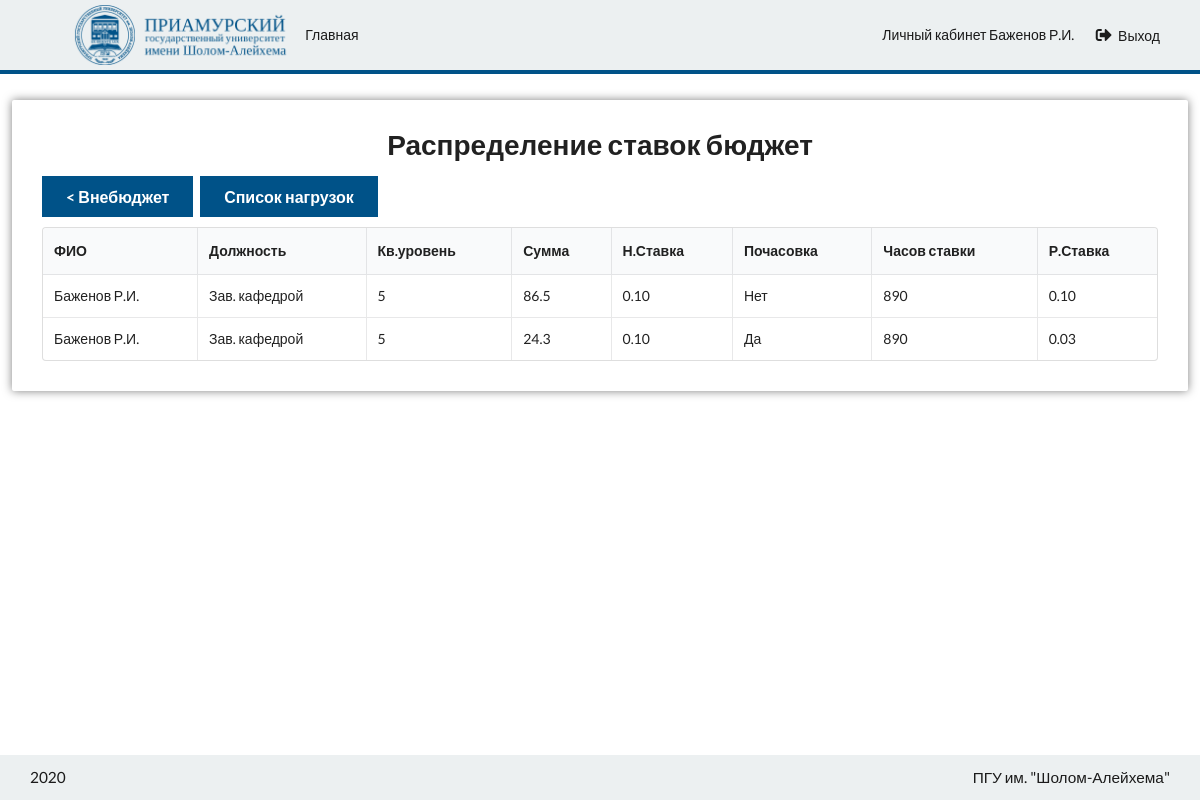
/disciplines/raspred-stavok/ (signed in), run on the app's committed database.
### Accounts/models.py (models this page shows, shortened)
class User(AbstractBaseUser, PermissionsMixin):
    objects = MyUserManager()
    email = models.EmailField(_('email address'), unique=True)
    is_staff = models.BooleanField(default=False)
    is_active = models.BooleanField(default=True)
    date_joined = models.DateTimeField(default=timezone.now)
    mail_dt = models.DateTimeField(default=timezone.now)
    is_confirm = models.BooleanField(default=False)
    USERNAME_FIELD = 'email'
    REQUIRED_FIELDS = []
    def get_fio(self):
        try:
            return self.prepod.first().get_fio()
        except:
            return self.email
    class Meta:
        ordering = ['id']
        verbose_name = 'Пользователь'
        verbose_name_plural = 'Пользователи'

### Prepods/models.py (models this page shows, shortened)
class Prepod(models.Model):
    objects = MyManager()
    DOLZHNOST = [('Зав. кафедрой', 'Зав. кафедрой'), ('Декан', 'Декан'), ('Профессор', 'Профессор'), ('Доцент', 'Доцент'), ('Ст. преподаватель', 'Ст. преподаватель'), ('Ассистент', 'Ассистент')]
    PRAVA = [('raspred', 'Распределение и просмотр'), ('prosmotr', 'Только просмотр по кафедре'), ('None', 'Просмотр своих дисциплин')]
    PKGD = [('pps', 'ППС')]
    UCH_ZVANIE = [('docent', 'доцент'), ('prof', 'профессор'), ]
    user = models.ForeignKey(User, on_delete=models.SET_NULL, null=True, related_name='prepod', blank=True)
    email = models.EmailField(verbose_name='Email', null=True, blank=True)
    last_name = models.CharField(max_length=64, verbose_name="Фамилия")
    first_name = models.CharField(max_length=64, verbose_name="Имя")
    surname = models.CharField(max_length=64, verbose_name="Отчество")
    fio = models.CharField(max_length=256, verbose_name='ФИО', blank=True, default='')
    dolzhnost = models.CharField(choices=DOLZHNOST, max_length=64, default='Зав. кафедрой')
    kafedra = models.ForeignKey('Disciplines.Kafedra', on_delete=models.SET_NULL, null=True, default=None, blank=True)
    kv_uroven = models.IntegerField(verbose_name="Кв. уровень")
    chasov_stavki = models.IntegerField(verbose_name="Часов ставки")
    pkgd = models.CharField(max_length=32, choices=PKGD, default='pps')
    srok_izbr = models.DateField(null=True)
    uch_stepen = models.CharField(max_length=32, null=True, blank=True)
    uch_zvanie = models.CharField(max_length=32, choices=UCH_ZVANIE, null=True, blank=True)
    dogovor = models.BooleanField(default=False)
    prava = models.CharField(max_length=128, choices=PRAVA, default='None', verbose_name='Права')
    class Meta:
        verbose_name = 'Преподаватель'
        verbose_name_plural = 'Преподаватели'
        ordering = ['last_name']
    def get_fio(self):
        return f'{self.last_name} {self.first_name[0]}.{self.surname[0]}.'

### Disciplines/views.py (the view)
# urls.py: path('raspred-stavok/', raspred_stavok, name='raspred_stavok'),
@login_required
@prepod_only
def raspred_stavok(request):
    vne_budget = request.GET.get('vne_budget')
    group_nagruzki = get_group_nagruzki(request, vne_budget)
    return render(request, 'Disciplines/RaspredStavok.html',
                  {'group_nagruzki': group_nagruzki, 'stavka_range': stavka_range, 'vne_budget': vne_budget})

### Disciplines/views.py (called while the page is built)
def stavka_range():
    stavki = [str(round(x * 0.05, 2)) for x in range(21)]
    i = 0
    while i < len(stavki):
        if len(stavki[i]) < 4:
            stavki[i] += '0'
        stavki[i] = (stavki[i], stavki[i].replace('.', ','))
        i += 1
    return stavki

### Prepods/templatetags/extra.py (called while the page is built)
@register.filter
def yes_no(val):
    if val:
        return 'Да'
    else:
        return 'Нет'

@register.filter
def div(val1, val2):
    return round(val1/val2, 2)

### templates/Disciplines/RaspredStavok.html (shortened to what this page needs)
{% extends 'base.html' %}
{% load static %}
{% load extra %}
{% block content %}
    <div class="ui container full-width">
        <div class="child-center">
            <div class="raspred-stavok cblock">
                <div class="content">
                    <h1 class="ui center aligned header">Распределение ставок {% if vne_budget %}внебюджет{% else %}
                        бюджет{% endif %}</h1>
                    {% if vne_budget %}
                        <a href="/disciplines/raspred-stavok/" class="ui primary button large">< Бюджет</a>
                    {% else %}
                        <a href="/disciplines/raspred-stavok/?vne_budget=True" class="ui primary button large"><
                            Внебюджет</a>
                    {% endif %}
                    <a href="{% url 'disciplines:nagruzki_list' %}" class="ui primary button large">Список нагрузок</a>
                    <div id="list-container" class="sixteen wide table-container">
                        <table class="ui sortable selectable celled table">
                            <thead>
                            <tr>
                                <th>ФИО</th>
                                <th>Должность</th>
                                <th>Кв.уровень</th>
                                <th>Сумма</th>
                                <th>Н.Ставка</th>
                                <th>Почасовка</th>
                                <th>Часов ставки</th>
                                <th>Р.Ставка</th>
                            </tr>
                            </thead>
                            <tbody>
                            {% for group in group_nagruzki %}
                                <tr class="group" style="cursor: pointer">
                                    <td data-name="prepod__fio" data-label="ФИО">{{ group.prepod__fio }}</td>
                                    <td data-name="prepod__dolzhnost"
                                        data-label="Должность">{{ group.prepod__dolzhnost }}</td>
                                    <td data-name="prepod__kv_uroven"
                                        data-label="Кв.уровень">{{ group.prepod__kv_uroven }}</td>
                                    <td data-label="Сумма">{{ group.summary__sum|floatformat }}</td>
                                    <td data-name="n_stavka"
                                        data-label="Н.Ставка">{{ group.n_stavka|floatformat:2 }}</td>
                                    <td data-name="pochasovka" data-label="Почасовка">{{ group.pochasovka|yes_no }}</td>
                                    <td data-name="prepod__chasov_stavki"
                                        data-label="Часов ставки">{{ group.prepod__chasov_stavki }}</td>
                                    <td data-name="r_stavka"
                                        data-label="Р.Ставка">{{ group.summary__sum|div:group.prepod__chasov_stavki }}</td>
                                </tr>
                            {% endfor %}
                            </tbody>
                        </table>
                    </div>
                </div>
            </div>
        </div>
    </div>
{% endblock %}

### templates/navbar.html (shortened to what this page needs)
{% load static %}
<nav>
    <div class="ui container">
        <ul class="left">
            <li class="logo">
                <a href="{% url 'main:index' %}"><img alt="Biblior" src="{% static 'img/logo.png' %}"></a>
            </li>
            <li><a href="/">Главная</a></li>
        </ul>
        {% if request.user.is_authenticated %}
            <ul class="right">
                <li><a href="{% url 'accounts:personal_area' %}">Личный кабинет {{ user.get_fio }}</a></li>
                <li><a href="{% url 'accounts:logout' %}"><i class="sign out alternate icon"></i>Выход</a></li>
            </ul>
        {% else %}
            <ul class="right">
                <li><a href="{% url 'accounts:registration' %}"><i class="user plus icon"></i>Регистрация</a></li>
                <li><a href="{% url 'accounts:login' %}"><i class="sign in alternate icon"></i>Вход</a></li>
            </ul>
        {% endif %}
    </div>
    <div class="line">
    </div>
</nav>

### static/css/style.css (style rules this page uses)
:root { --color: #151515;--nav-bg-color: #ecf0f1;--nav-color: #1b1b1b;--nav-item-hover-bg-color: #e3e7e8;--content-bg-color: #ffffff;--btn-primary-color: #005288;--btn-primary-hover-color: #00497e;--btn-primary-active-color: #003c6b;--btn-primary-text-color: #ffffff;--menu-active-color: #ccddff;--menu-active-hover-color: #b3ccff }
:root body:before { filter:invert(100%) blur(5px) opacity(60%) }
nav { width:100%;height:70px;background-color:var(--nav-bg-color);line-height:70px }
nav .line { width:100%;height:4px;background-color:var(--btn-primary-color) }
nav div.container { height:100% }
nav div.container ul { margin:0;height:100%;line-height:inherit;display:inline-block;position:relative }
nav div.container ul.left { float:left }
nav div.container ul.right { float:right }
nav div.container ul li { height:100%;line-height:inherit;display:inline-block;position:relative;float:left }
nav div.container ul li:not(.logo) a { display:block;height:100%;line-height:inherit;color:var(--nav-color);padding:0 10px }
nav div.container ul li:not(.logo) a i { margin-right:5px;font-size:16px }
nav div.container ul li img { height:60px;margin-top:5px;width:auto }
.ui.container.full-width { width:100%;max-width:98% !important }
.raspred-stavok { width:100%;max-width:1200px }
.raspred-stavok a.primary { margin-bottom:10px }
html { padding:0;margin:0;min-height:100% }
body { padding:0;margin:0;color:var(--color) }
body:before { z-index:-3;content:"";position:fixed;top:0;left:0;width:100%;height:100%;background-attachment:fixed;background-repeat:no-repeat;background-size:cover }
body h1 { font-size:3rem }
.ui.container { width:95%;max-width:1280px !important }
.child-center { width:100%;display:flex;justify-content:center }
.cblock { display:block;position:relative;float:left }
.content:not(.no-shadow) { margin:30px 0;background-color:var(--content-bg-color);border-radius:2px;display:block;position:relative;float:left;width:100%;padding:30px;box-shadow:0 0 10px rgba(0,0,0,0.5) }
.ui.button.primary { background-color:var(--btn-primary-color);color:var(--btn-primary-text-color);border-radius:0 }

### data on the page
User: get_fio "Баженов Р.И."
Prepod: prepod__fio "Баженов Р.И.", prepod__dolzhnost "Зав. кафедрой", prepod__kv_uroven "5", summary__sum "86.5", n_stavka "0.10", pochasovka|yes_no "Нет", prepod__chasov_stavki "890", summary__sum|div "0.10", summary__sum "24.3", pochasovka|yes_no "Да", summary__sum|div "0.03"
